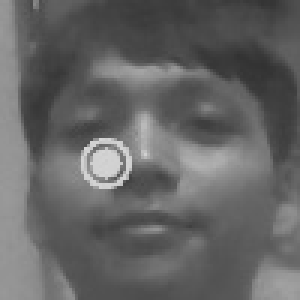
#> input picture known_faces/10/sample_1.jpg, 100 x 100 px (shown 3 times larger); its folder holds only this picture in this run
$ python -i face_detector.py   (imports and definitions only)
#> lines starting #> are read from the running program, lines starting #| are printed output that depends on the picture
#> further down, picture is the input picture: shape (100, 100, 3); min 50, max 214, mean 100.5
"""
Face detection module with improved accuracy and stability.
"""
import cv2
import numpy as np
from collections import deque
from config import (
    HAAR_CASCADE_PATH,
    DETECTION_SCALE_FACTOR,
    DETECTION_MIN_NEIGHBORS,
    MIN_FACE_SIZE,
    MAX_FACE_SIZE,
    MAX_FACE_HISTORY,
    FACE_HISTORY_DECAY,
    FACE_SMOOTH_FACTOR,
    FACE_CLARITY_FACTOR
)


class FaceDetector:
    """Handles face detection with improved accuracy and stability."""

    def __init__(self):
        self.face_cascade = cv2.CascadeClassifier(HAAR_CASCADE_PATH)
        if self.face_cascade.empty():
            raise RuntimeError("Failed to load Haar cascade classifier")

        # For stabilizing face bounding boxes
        self.face_history = deque(maxlen=MAX_FACE_HISTORY)

        # CLAHE for improving detection in low light
        self.clahe = cv2.createCLAHE(clipLimit=2.0, tileGridSize=(8, 8))

    def enhance_frame(self, gray):
        """
        Apply CLAHE and histogram equalization to improve contrast in bad lighting.
        This helps catch faces better in various lighting conditions.
        """
        # Apply CLAHE for local contrast enhancement
        clahe_enhanced = self.clahe.apply(gray)
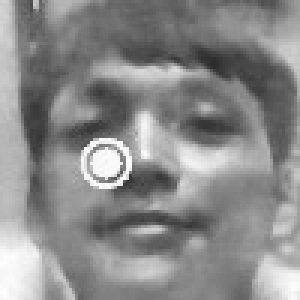
#> clahe_enhanced: shape (100, 100) (shown 3 times larger); min 44, max 255, mean 138.4

        # Apply global histogram equalization for overall brightness normalization
        hist_eq = cv2.equalizeHist(gray)
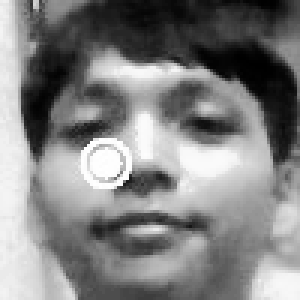
#> hist_eq: shape (100, 100) (shown 3 times larger); min 0, max 255, mean 128.9

        # Blend both methods for best results
        enhanced = cv2.addWeighted(clahe_enhanced, 0.7, hist_eq, 0.3, 0)
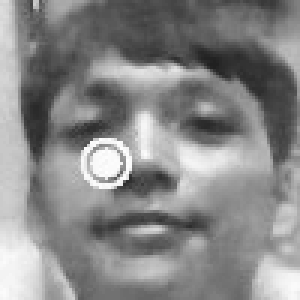
#> enhanced: shape (100, 100) (shown 3 times larger); min 32, max 255, mean 135.5

        return enhanced

    def detect_faces_multi_scale(self, gray):
        """
        Detect faces using multiple scales for better catching.
        Combines detections from different scale factors to find faces at various distances.
        """
        all_faces = []

        # Try multiple scale factors for better detection
        scale_factors = [1.05, 1.1, 1.15]

        for scale in scale_factors:
            faces = self.face_cascade.detectMultiScale(
                gray,
                scaleFactor=scale,
                minNeighbors=DETECTION_MIN_NEIGHBORS,
                minSize=(MIN_FACE_SIZE, MIN_FACE_SIZE),
                maxSize=(MAX_FACE_SIZE, MAX_FACE_SIZE)
            )
            all_faces.extend(faces)
#> this loop made 3 passes
#> faces on passes 1 to 3: [[6, 7, 90, 90]], [[6, 7, 88, 88]], [[5, 6, 89, 89]]
#> after the loop, all_faces = [[6, 7, 90, 90], [6, 7, 88, 88], [5, 6, 89, 89]]

        # Remove duplicate detections using non-maximum suppression
        if len(all_faces) > 1:
            all_faces = self._non_max_suppression(all_faces, 0.3)

        return all_faces

    def _non_max_suppression(self, faces, overlap_threshold):
        """
        Remove overlapping face detections using non-maximum suppression.
        Keeps the largest face in each overlapping group.
        """
#> called with overlap_threshold = 0.3
        if not faces:
            return faces

        # Sort by area (largest first)
        faces = sorted(faces, key=lambda x: x[2] * x[3], reverse=True)
#> faces = [[6, 7, 90, 90], [5, 6, 89, 89], [6, 7, 88, 88]]

        keep = []
        while faces:
            current = faces.pop(0)
            keep.append(current)

            # Remove faces that overlap significantly with current
            faces = [f for f in faces if self._iou(current, f) < overlap_threshold]
#> this loop made 1 pass
#> after the loop, faces = []; keep = [[6, 7, 90, 90]]

        return keep

    def _iou(self, box1, box2):
        """Calculate Intersection over Union (IoU) for two bounding boxes."""
        x1, y1, w1, h1 = box1
        x2, y2, w2, h2 = box2

        # Calculate intersection
        x_left = max(x1, x2)
        y_top = max(y1, y2)
        x_right = min(x1 + w1, x2 + w2)
        y_bottom = min(y1 + h1, y2 + h2)

        if x_right < x_left or y_bottom < y_top:
            return 0.0

        intersection = (x_right - x_left) * (y_bottom - y_top)

        # Calculate union
        area1 = w1 * h1
        area2 = w2 * h2
        union = area1 + area2 - intersection

        return intersection / union if union > 0 else 0.0

    def stabilize_face_boxes(self, faces):
        """
        Stabilize face bounding boxes to reduce shaking/flickering.
        Uses historical data to smooth the bounding box coordinates.
        """
        if not faces:
            self.face_history.clear()
            return []

        # Add current faces to history
        self.face_history.append(faces)

        # If we don't have enough history yet, return current faces
        if len(self.face_history) < 2:
            return faces

        # Stabilize each face by averaging with recent history
        stabilized_faces = []
        for i, face in enumerate(faces):
            if i < len(self.face_history[-2]):  # Make sure we have a corresponding face in previous frame
                prev_face = self.face_history[-2][i]

                # Apply exponential moving average for smoothing
                stabilized_x = int(face[0] * (1 - FACE_HISTORY_DECAY) + prev_face[0] * FACE_HISTORY_DECAY)
                stabilized_y = int(face[1] * (1 - FACE_HISTORY_DECAY) + prev_face[1] * FACE_HISTORY_DECAY)
                stabilized_w = int(face[2] * (1 - FACE_HISTORY_DECAY) + prev_face[2] * FACE_HISTORY_DECAY)
                stabilized_h = int(face[3] * (1 - FACE_HISTORY_DECAY) + prev_face[3] * FACE_HISTORY_DECAY)

                stabilized_faces.append((stabilized_x, stabilized_y, stabilized_w, stabilized_h))
            else:
                stabilized_faces.append(face)

        return stabilized_faces

    # [55 lines left out: functions smooth_face_skin, enhance_face_clarity, not called in this run]

    def detect_faces(self, frame):
        """
        Main method to detect faces in a frame with all improvements.
        Returns list of stabilized face bounding boxes.
        """
        # Convert to grayscale
        gray = cv2.cvtColor(frame, cv2.COLOR_BGR2GRAY)

        # Enhance frame for better detection in various lighting conditions
        enhanced_gray = self.enhance_frame(gray)

        # Detect faces using multi-scale approach
        faces = self.detect_faces_multi_scale(enhanced_gray)
#> faces = [[6, 7, 90, 90]]

        # Stabilize face bounding boxes to reduce shaking
        stabilized_faces = self.stabilize_face_boxes(faces)
#> stabilized_faces = [[6, 7, 90, 90]]

        return stabilized_faces

>>> import cv2
>>> picture = cv2.imread('known_faces/10/sample_1.jpg')
>>> result = FaceDetector().detect_faces(picture)
#> result = [[6, 7, 90, 90]]

$ run again, on known_faces/10/sample_13.jpg
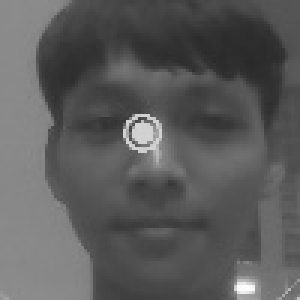
#> input picture known_faces/10/sample_13.jpg, 100 x 100 px (shown 3 times larger)
#> picture is the input picture: shape (100, 100, 3); min 41, max 254, mean 91.1
#> in enhance_frame, `hist_eq = cv2.equalizeHist(gray)`:
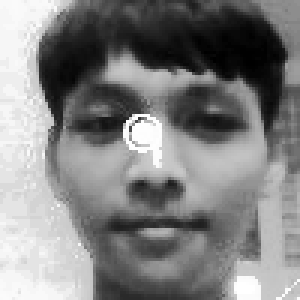
#> hist_eq: shape (100, 100) (shown 3 times larger); min 0, max 255, mean 129.4
#> in enhance_frame, `enhanced = cv2.addWeighted(clahe_enhanced, 0.7, hist_eq, 0.3, 0)`:
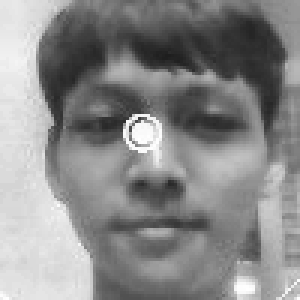
#> enhanced: shape (100, 100) (shown 3 times larger); min 30, max 255, mean 137.6
#> the loop in detect_faces_multi_scale, `for scale in scale_factors:` made 3 passes
#> faces on passes 1 to 3: [[7, 8, 87, 87]], [[8, 7, 86, 86]], [[7, 7, 87, 87]]
#> after the loop in detect_faces_multi_scale, `for scale in scale_factors:`: all_faces = [[7, 8, 87, 87], [8, 7, 86, 86], [7, 7, 87, 87]]
#> in _non_max_suppression, `faces = sorted(faces, key=lambda x: x[2] * x[3], reverse=True)`: faces = [[7, 8, 87, 87], [7, 7, 87, 87], [8, 7, 86, 86]]
#> the loop in _non_max_suppression, `while faces:` made 1 pass
#> after the loop in _non_max_suppression, `while faces:`: faces = []; keep = [[7, 8, 87, 87]]

$ run again, on known_faces/10/sample_17.jpg
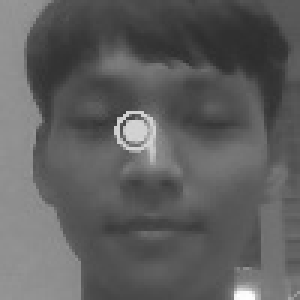
#> input picture known_faces/10/sample_17.jpg, 100 x 100 px (shown 3 times larger)
#> picture is the input picture: shape (100, 100, 3); min 45, max 255, mean 94.7
#> in enhance_frame, `hist_eq = cv2.equalizeHist(gray)`:
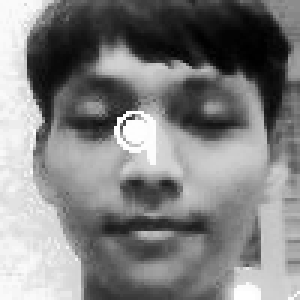
#> hist_eq: shape (100, 100) (shown 3 times larger); min 0, max 255, mean 129.2
#> in enhance_frame, `enhanced = cv2.addWeighted(clahe_enhanced, 0.7, hist_eq, 0.3, 0)`:
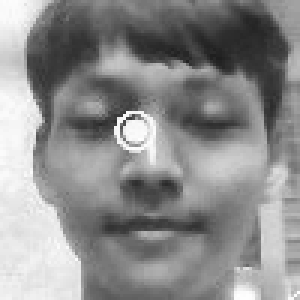
#> enhanced: shape (100, 100) (shown 3 times larger); min 30, max 255, mean 140.7
#> the loop in detect_faces_multi_scale, `for scale in scale_factors:` made 3 passes
#> faces on passes 1 to 3: [[5, 6, 90, 90]], [[5, 5, 90, 90]], [[5, 6, 90, 90]]
#> after the loop in detect_faces_multi_scale, `for scale in scale_factors:`: all_faces = [[5, 6, 90, 90], [5, 5, 90, 90], [5, 6, 90, 90]]
#> the loop in _non_max_suppression, `while faces:` made 1 pass
#> after the loop in _non_max_suppression, `while faces:`: faces = []; keep = [[5, 6, 90, 90]]
